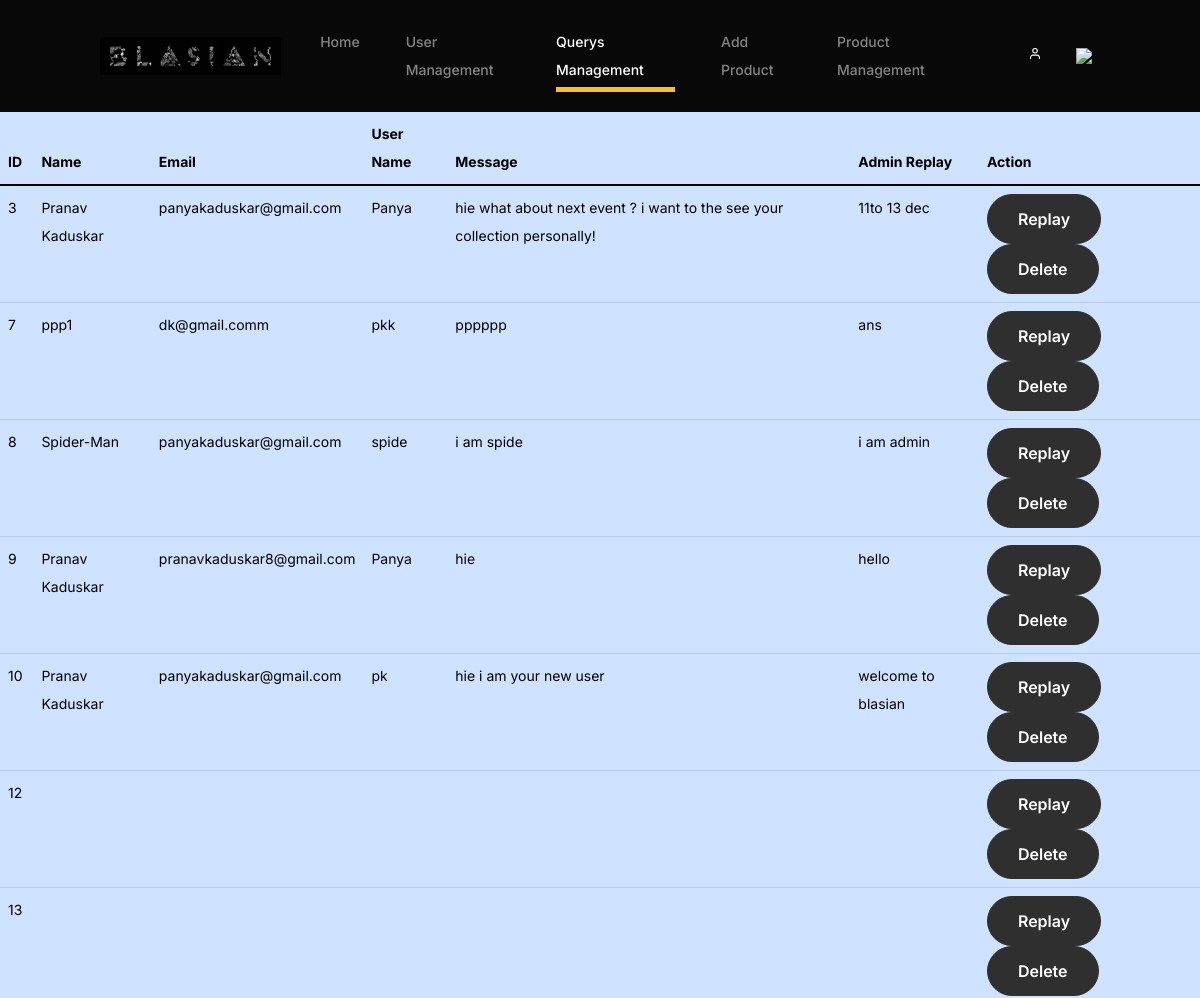
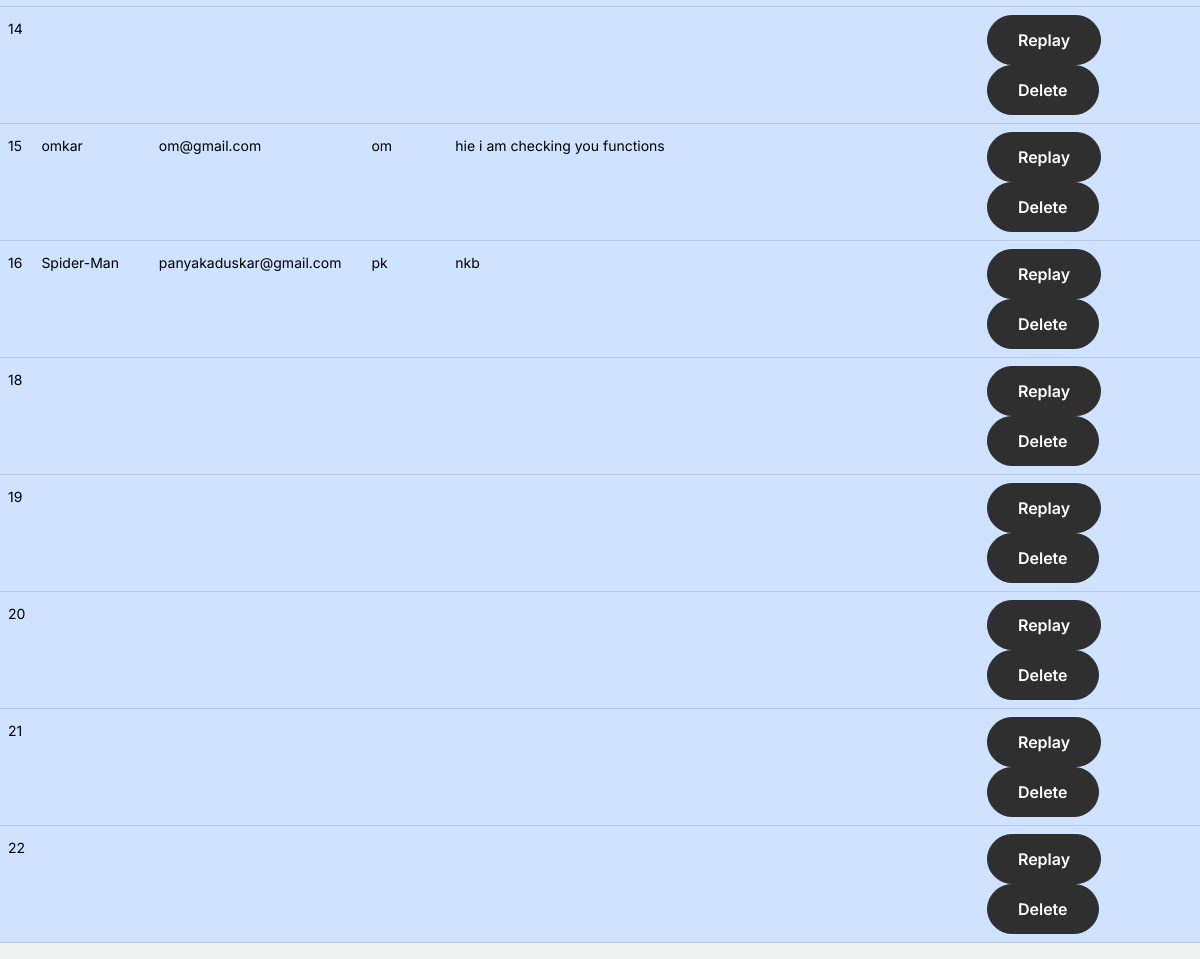
The app's page /admin/querymange.php (signed in) with its own data (2 pictures, top to bottom).
### tables this page shows
CREATE TABLE `usersquery` (
  `id` int(11) NOT NULL,
  `name` varchar(20) NOT NULL,
  `email` varchar(100) NOT NULL,
  `username` varchar(20) NOT NULL,
  `message` varchar(500) NOT NULL,
  `replay` varchar(500) DEFAULT NULL
);

### admin/querymange.php (the view, shortened to what this page needs)
<!doctype html>
<html lang="en">
<head>
		<link href="css/bootstrap.min.css" rel="stylesheet">
		<link href="https://cdnjs.cloudflare.com/ajax/libs/font-awesome/6.0.0-beta3/css/all.min.css" rel="stylesheet">
		<link href="css/tiny-slider.css" rel="stylesheet">
		<link href="css/style.css" rel="stylesheet">
		<link rel="stylesheet" href="https://unpkg.com/tailwindcss@^1.0/dist/tailwind.min.css">
	</head>
	<body>
		<nav class="custom-navbar navbar navbar navbar-expand-md navbar-dark bg-dark" arial-label="Furni navigation bar">
			<div class="container">
				<a class="navbar-brand" href="index.html"><img src="blasian_namelog.jpg" height="80" width="200" class="img-fluid rounded-top" alt=""></a>
				<div class="collapse navbar-collapse" id="navbarsFurni">
					<ul class="custom-navbar-nav navbar-nav ms-auto mb-2 mb-md-0">
                        <li >
							<a class="nav-link" href="index.html">Home</a>
						</li>
						<li><a class="nav-link" href="umanagement.php">User Management</a></li>
						<li class="nav-item active"><a class="nav-link" href="querymange.php">Querys Management</a></li>
						<li><a class="nav-link" href="addproduct.html">Add Product</a></li>
						<li><a class="nav-link" href="pmanagement.php">Product Management</a></li>
					</ul>
					<ul class="custom-navbar-cta navbar-nav mb-2 mb-md-0 ms-5">
						<li><a class="nav-link" href="login.html"><img src="images/user.svg"></a></li>
						<li><a class="nav-link" href="logout.html"><img src="bimg/logout.svg"></a></li>
					</ul>
				</div>
			</div>
		</nav>
  <main>
  <?php
require_once 'db_config.php';
$sql = "SELECT * FROM `usersquery` ";
$result = mysqli_query($conn,$sql);
if (mysqli_num_rows($result)>0) {
    echo "
    <div class='table-responsive'>
        <table class='table table-primary'>
            <thead>
                <tr>
                    <th scope='col'>ID</th>
                    <th scope='col'>Name</th>
                    <th scope='col'>Email</th>
                    <th scope='col'>User Name</th>
                    <th scope='col'>Message</th>
                    <th scope='col'>Admin Replay</th>
                    <th scope='col'>Action</th>
                </tr>
            </thead>
            <tbody>";
    while ($rows = mysqli_fetch_assoc($result) ) {
        echo "
        <tr class=''>
            <td >{$rows['id']}</td>
            <td>{$rows['name']}</td>
            <td>{$rows['email']}</td>
            <td>{$rows['username']}</td>
            <td>{$rows['message']}</td>
            <td>{$rows['replay']}</td>
            <td>
                <a name='' id='' class='btn btn-warning' href='editquery.php?id={$rows['id']}' role='button'>Replay</a>
                <a name='' id='' class='btn btn-danger' href='qdelete.php?id={$rows['id']}' role='button'>Delete</a>
            </td>
        </tr>";
    }
    echo "
    </tbody>
</table>
</div>
";
} else {
    echo "0 Recored Found";
}
?>
  </main>
</body>
</html>

### admin/css/style.css (style rules this page uses)
body { overflow-x: hidden; position: relative; }
body { font-family: "Inter", sans-serif; font-weight: 400; line-height: 28px; color: #6a6a6a; font-size: 14px; background-color: #eff2f1; }
a { text-decoration: none; -webkit-transition: .3s all ease; -o-transition: .3s all ease; transition: .3s all ease; color: #2f2f2f; text-decoration: underline; }
.custom-navbar { background: #080808 !important; padding-top: 20px; padding-bottom: 20px; }
.custom-navbar .navbar-brand { font-size: 32px; font-weight: 600; }
@media (min-width: 992px) { .custom-navbar .custom-navbar-nav li { margin-left: 15px; margin-right: 15px; } }
.custom-navbar .custom-navbar-nav li a { font-weight: 500; color: #ffffff !important; opacity: .5; -webkit-transition: .3s all ease; -o-transition: .3s all ease; transition: .3s all ease; position: relative; }
@media (min-width: 768px) { .custom-navbar .custom-navbar-nav li a:before { content: ""; position: absolute; bottom: 0; left: 8px; right: 8px; background: #f9bf29; height: 5px; opacity: 1; visibility: visible; width: 0; -webkit-transition: .15s all ease-out; -o-transition: .15s all ease-out; transition: .15s all ease-out; } }
.custom-navbar .custom-navbar-nav li.active a { opacity: 1; }
.custom-navbar .custom-navbar-nav li.active a:before { width: calc(100% - 16px); }
.custom-navbar .custom-navbar-cta { margin-left: 0 !important; -webkit-box-orient: horizontal; -webkit-box-direction: normal; -ms-flex-direction: row; flex-direction: row; }
@media (min-width: 768px) { .custom-navbar .custom-navbar-cta { margin-left: 40px !important; } }
.custom-navbar .custom-navbar-cta li { margin-left: 0px; margin-right: 0px; }
.custom-navbar .custom-navbar-cta li:first-child { margin-right: 20px; }
.btn { font-weight: 600; padding: 12px 30px; border-radius: 30px; color: #ffffff; background: #2f2f2f; border-color: #2f2f2f; }

### records on screen
usersquery: id "3", name "Pranav Kaduskar", email "panyakaduskar@gmail.com", username "Panya", message "hie what about next event ? i want to the see your collection personally!", replay "11to 13 dec"
usersquery: id "7", name "ppp1", email "dk@gmail.comm", username "pkk", message "pppppp", replay "ans"
usersquery: id "8", name "Spider-Man", email "panyakaduskar@gmail.com", username "spide", message "i am spide", replay "i am admin"
usersquery: id "9", name "Pranav Kaduskar", email "pranavkaduskar8@gmail.com", username "Panya", message "hie", replay "hello"
usersquery: id "10", name "Pranav Kaduskar", email "panyakaduskar@gmail.com", username "pk", message "hie i am your new user", replay "welcome to blasian"
usersquery: id "12"
usersquery: id "13"
usersquery: id "14"
usersquery: id "15", name "omkar", email "om@gmail.com", username "om", message "hie i am checking you functions"
usersquery: id "16", name "Spider-Man", email "panyakaduskar@gmail.com", username "pk", message "nkb"
usersquery: id "18"
usersquery: id "19"
usersquery: id "20"
usersquery: id "21"
usersquery: id "22"
